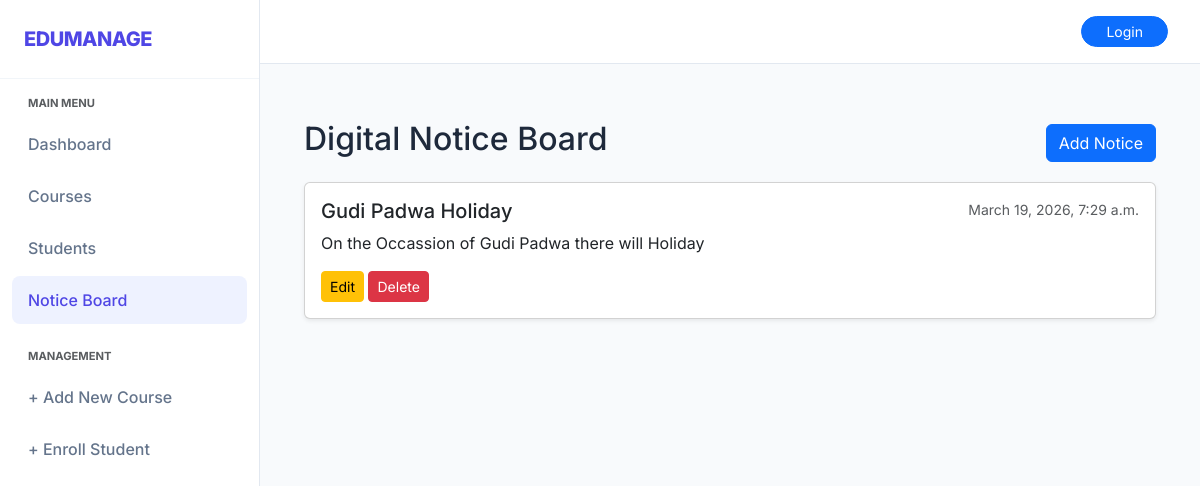
Page /admin-panel/notices/ on the committed database.
### myapp/models.py (models this page shows, shortened)
class Notice(models.Model):
    title = models.CharField(max_length=200)
    content = models.TextField()
    created_at = models.DateTimeField(auto_now_add=True)
    is_active = models.BooleanField(default=True)
    is_pinned = models.BooleanField(default=False)
    expiry_date = models.DateField(null=True, blank=True)

### myapp/views.py (the view)
# urls.py: path('notices/', views.notice_list, name='notice_list'),
def notice_list(request):
    notices = Notice.objects.filter(is_active=True).order_by('-created_at')
    return render(request, 'myapp/notice_list.html', {'notices': notices})

### myapp/templates/myapp/notice_list.html (shortened to what this page needs)
{% extends "myapp/index.html" %}
{% block content %}
<div class="container mt-4">
    <div class="d-flex justify-content-between align-items-center mb-3">
        <h2>Digital Notice Board</h2>
        <a href="{% url 'myapp:add_notice' %}" class="btn btn-primary">Add Notice</a>
    </div>
    {% for notice in notices %}
        <div class="card mb-3 shadow-sm">
            <div class="card-body">
                <div class="d-flex justify-content-between">
                    <h5 class="card-title">
                        {{ notice.title }}
                    </h5>
                    <small class="text-muted">{{ notice.created_at }}</small>
                </div>
                <p class="card-text">{{ notice.content }}</p>
                <div class="mt-3">
                    <a href="{% url 'myapp:edit_notice' notice.id %}" class="btn btn-sm btn-warning">Edit</a>
                    <a href="{% url 'myapp:delete_notice' notice.id %}" class="btn btn-sm btn-danger">Delete</a>
                </div>
            </div>
        </div>
    {% empty %}
        <div class="alert alert-info">No notices available</div>
    {% endfor %}
</div>
{% endblock %}

### myapp/templates/myapp/index.html (style rules this page uses)
:root { --sidebar-width: 260px; --primary-indigo: #4f46e5; --bg-light: #f8fafc; }
body { font-family: "Inter", sans-serif; background-color: var(--bg-light); color: #1e293b; }

### rows in the picture
Notice: title "Gudi Padwa Holiday", created_at "March 19, 2026, 7:29 a.m.", content "On the Occassion of Gudi Padwa there will Holiday"
